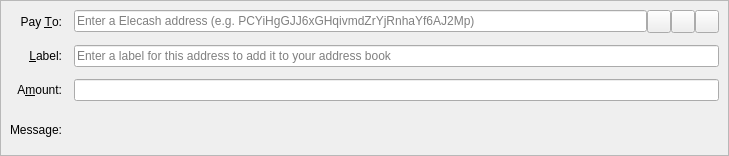
<?xml version="1.0" encoding="UTF-8"?>
<ui version="4.0">
 <class>SendCoinsEntry</class>
 <widget class="QStackedWidget" name="SendCoinsEntry">
  <property name="geometry">
   <rect>
    <x>0</x>
    <y>0</y>
    <width>729</width>
    <height>156</height>
   </rect>
  </property>
  <property name="focusPolicy">
   <enum>Qt::TabFocus</enum>
  </property>
  <property name="autoFillBackground">
   <bool>false</bool>
  </property>
  <widget class="QFrame" name="SendCoins">
   <property name="toolTip">
    <string>This is a normal payment.</string>
   </property>
   <property name="frameShape">
    <enum>QFrame::StyledPanel</enum>
   </property>
   <property name="frameShadow">
    <enum>QFrame::Sunken</enum>
   </property>
   <layout class="QGridLayout" name="gridLayout">
    <property name="spacing">
     <number>12</number>
    </property>
    <item row="0" column="0">
     <widget class="QLabel" name="payToLabel">
      <property name="text">
       <string>Pay &amp;To:</string>
      </property>
      <property name="alignment">
       <set>Qt::AlignRight|Qt::AlignTrailing|Qt::AlignVCenter</set>
      </property>
      <property name="buddy">
       <cstring>payTo</cstring>
      </property>
     </widget>
    </item>
    <item row="0" column="1">
     <layout class="QHBoxLayout" name="payToLayout">
      <property name="spacing">
       <number>0</number>
      </property>
      <item>
       <widget class="QValidatedLineEdit" name="payTo">
        <property name="toolTip">
         <string>The Elecash address to send the payment to</string>
        </property>
        <property name="inputMask">
         <string/>
        </property>
        <property name="placeholderText">
         <string>Enter a Elecash address (e.g. PCYiHgGJJ6xGHqivmdZrYjRnhaYf6AJ2Mp)</string>
        </property>
       </widget>
      </item>
      <item>
       <widget class="QToolButton" name="addressBookButton">
        <property name="toolTip">
         <string>Choose previously used address</string>
        </property>
        <property name="text">
         <string/>
        </property>
        <property name="icon">
         <iconset resource="../elecash.qrc">
          <normaloff>:/icons/address-book</normaloff>:/icons/address-book</iconset>
        </property>
        <property name="iconSize">
         <size>
          <width>16</width>
          <height>16</height>
         </size>
        </property>
        <property name="shortcut">
         <string>Alt+A</string>
        </property>
       </widget>
      </item>
      <item>
       <widget class="QToolButton" name="pasteButton">
        <property name="toolTip">
         <string>Paste address from clipboard</string>
        </property>
        <property name="text">
         <string/>
        </property>
        <property name="icon">
         <iconset resource="../elecash.qrc">
          <normaloff>:/icons/editpaste</normaloff>:/icons/editpaste</iconset>
        </property>
        <property name="shortcut">
         <string>Alt+P</string>
        </property>
       </widget>
      </item>
      <item>
       <widget class="QToolButton" name="deleteButton">
        <property name="toolTip">
         <string>Remove this entry</string>
        </property>
        <property name="text">
         <string/>
        </property>
        <property name="icon">
         <iconset resource="../elecash.qrc">
          <normaloff>:/icons/remove</normaloff>:/icons/remove</iconset>
        </property>
       </widget>
      </item>
     </layout>
    </item>
    <item row="1" column="0">
     <widget class="QLabel" name="labelLabel">
      <property name="text">
       <string>&amp;Label:</string>
      </property>
      <property name="alignment">
       <set>Qt::AlignRight|Qt::AlignTrailing|Qt::AlignVCenter</set>
      </property>
      <property name="buddy">
       <cstring>addAsLabel</cstring>
      </property>
     </widget>
    </item>
    <item row="1" column="1">
     <widget class="QLineEdit" name="addAsLabel">
      <property name="toolTip">
       <string>Enter a label for this address to add it to the list of used addresses</string>
      </property>
      <property name="inputMask">
       <string/>
      </property>
      <property name="placeholderText">
       <string>Enter a label for this address to add it to your address book</string>
      </property>
     </widget>
    </item>
    <item row="2" column="0">
     <widget class="QLabel" name="amountLabel">
      <property name="text">
       <string>A&amp;mount:</string>
      </property>
      <property name="alignment">
       <set>Qt::AlignRight|Qt::AlignTrailing|Qt::AlignVCenter</set>
      </property>
      <property name="buddy">
       <cstring>payAmount</cstring>
      </property>
     </widget>
    </item>
    <item row="2" column="1">
     <widget class="BitcoinAmountField" name="payAmount"/>
    </item>
    <item row="3" column="0">
     <widget class="QLabel" name="messageLabel">
      <property name="text">
       <string>Message:</string>
      </property>
      <property name="alignment">
       <set>Qt::AlignRight|Qt::AlignTrailing|Qt::AlignVCenter</set>
      </property>
     </widget>
    </item>
    <item row="3" column="1">
     <widget class="QLabel" name="messageTextLabel">
      <property name="toolTip">
       <string>A message that was attached to the Elecash: URI which will be stored with the transaction for your reference. Note: This message will not be sent over the Elecash network.</string>
      </property>
      <property name="textFormat">
       <enum>Qt::PlainText</enum>
      </property>
     </widget>
    </item>
   </layout>
  </widget>
  <widget class="QFrame" name="SendCoins_InsecurePaymentRequest">
   <property name="palette">
    <palette>
     <active>
      <colorrole role="WindowText">
       <brush brushstyle="SolidPattern">
        <color alpha="255">
         <red>0</red>
         <green>0</green>
         <blue>0</blue>
        </color>
       </brush>
      </colorrole>
      <colorrole role="Button">
       <brush brushstyle="SolidPattern">
        <color alpha="255">
         <red>255</red>
         <green>255</green>
         <blue>127</blue>
        </color>
       </brush>
      </colorrole>
      <colorrole role="Light">
       <brush brushstyle="SolidPattern">
        <color alpha="255">
         <red>255</red>
         <green>255</green>
         <blue>255</blue>
        </color>
       </brush>
      </colorrole>
      <colorrole role="Midlight">
       <brush brushstyle="SolidPattern">
        <color alpha="255">
         <red>255</red>
         <green>255</green>
         <blue>191</blue>
        </color>
       </brush>
      </colorrole>
      <colorrole role="Dark">
       <brush brushstyle="SolidPattern">
        <color alpha="255">
         <red>127</red>
         <green>127</green>
         <blue>63</blue>
        </color>
       </brush>
      </colorrole>
      <colorrole role="Mid">
       <brush brushstyle="SolidPattern">
        <color alpha="255">
         <red>170</red>
         <green>170</green>
         <blue>84</blue>
        </color>
       </brush>
      </colorrole>
      <colorrole role="Text">
       <brush brushstyle="SolidPattern">
        <color alpha="255">
         <red>0</red>
         <green>0</green>
         <blue>0</blue>
        </color>
       </brush>
      </colorrole>
      <colorrole role="BrightText">
       <brush brushstyle="SolidPattern">
        <color alpha="255">
         <red>255</red>
         <green>255</green>
         <blue>255</blue>
        </color>
       </brush>
      </colorrole>
      <colorrole role="ButtonText">
       <brush brushstyle="SolidPattern">
        <color alpha="255">
         <red>0</red>
         <green>0</green>
         <blue>0</blue>
        </color>
       </brush>
      </colorrole>
      <colorrole role="Base">
       <brush brushstyle="SolidPattern">
        <color alpha="255">
         <red>255</red>
         <green>255</green>
         <blue>255</blue>
        </color>
       </brush>
      </colorrole>
      <colorrole role="Window">
       <brush brushstyle="SolidPattern">
        <color alpha="255">
         <red>255</red>
         <green>255</green>
         <blue>127</blue>
        </color>
       </brush>
      </colorrole>
      <colorrole role="Shadow">
       <brush brushstyle="SolidPattern">
        <color alpha="255">
         <red>0</red>
         <green>0</green>
         <blue>0</blue>
        </color>
       </brush>
      </colorrole>
      <colorrole role="AlternateBase">
       <brush brushstyle="SolidPattern">
        <color alpha="255">
         <red>255</red>
         <green>255</green>
         <blue>191</blue>
        </color>
       </brush>
      </colorrole>
      <colorrole role="ToolTipBase">
       <brush brushstyle="SolidPattern">
        <color alpha="255">
         <red>255</red>
         <green>255</green>
         <blue>220</blue>
        </color>
       </brush>
      </colorrole>
      <colorrole role="ToolTipText">
       <brush brushstyle="SolidPattern">
        <color alpha="255">
         <red>0</red>
         <green>0</green>
         <blue>0</blue>
        </color>
       </brush>
      </colorrole>
     </active>
     <inactive>
      <colorrole role="WindowText">
       <brush brushstyle="SolidPattern">
        <color alpha="255">
         <red>0</red>
         <green>0</green>
         <blue>0</blue>
        </color>
       </brush>
      </colorrole>
      <colorrole role="Button">
       <brush brushstyle="SolidPattern">
        <color alpha="255">
         <red>255</red>
         <green>255</green>
         <blue>127</blue>
        </color>
       </brush>
      </colorrole>
      <colorrole role="Light">
       <brush brushstyle="SolidPattern">
        <color alpha="255">
         <red>255</red>
         <green>255</green>
         <blue>255</blue>
        </color>
       </brush>
      </colorrole>
      <colorrole role="Midlight">
       <brush brushstyle="SolidPattern">
        <color alpha="255">
         <red>255</red>
         <green>255</green>
         <blue>191</blue>
        </color>
       </brush>
      </colorrole>
      <colorrole role="Dark">
       <brush brushstyle="SolidPattern">
        <color alpha="255">
         <red>127</red>
         <green>127</green>
         <blue>63</blue>
        </color>
       </brush>
      </colorrole>
      <colorrole role="Mid">
       <brush brushstyle="SolidPattern">
        <color alpha="255">
         <red>170</red>
         <green>170</green>
         <blue>84</blue>
        </color>
       </brush>
      </colorrole>
      <colorrole role="Text">
       <brush brushstyle="SolidPattern">
        <color alpha="255">
         <red>0</red>
         <green>0</green>
         <blue>0</blue>
        </color>
       </brush>
      </colorrole>
      <colorrole role="BrightText">
       <brush brushstyle="SolidPattern">
        <color alpha="255">
         <red>255</red>
         <green>255</green>
         <blue>255</blue>
        </color>
       </brush>
      </colorrole>
      <colorrole role="ButtonText">
       <brush brushstyle="SolidPattern">
        <color alpha="255">
         <red>0</red>
         <green>0</green>
         <blue>0</blue>
        </color>
       </brush>
      </colorrole>
      <colorrole role="Base">
       <brush brushstyle="SolidPattern">
        <color alpha="255">
         <red>255</red>
         <green>255</green>
         <blue>255</blue>
        </color>
       </brush>
      </colorrole>
      <colorrole role="Window">
       <brush brushstyle="SolidPattern">
        <color alpha="255">
         <red>255</red>
         <green>255</green>
         <blue>127</blue>
        </color>
       </brush>
      </colorrole>
      <colorrole role="Shadow">
       <brush brushstyle="SolidPattern">
        <color alpha="255">
         <red>0</red>
         <green>0</green>
         <blue>0</blue>
        </color>
       </brush>
      </colorrole>
      <colorrole role="AlternateBase">
       <brush brushstyle="SolidPattern">
        <color alpha="255">
         <red>255</red>
         <green>255</green>
         <blue>191</blue>
        </color>
       </brush>
      </colorrole>
      <colorrole role="ToolTipBase">
       <brush brushstyle="SolidPattern">
        <color alpha="255">
         <red>255</red>
         <green>255</green>
         <blue>220</blue>
        </color>
       </brush>
      </colorrole>
      <colorrole role="ToolTipText">
       <brush brushstyle="SolidPattern">
        <color alpha="255">
         <red>0</red>
         <green>0</green>
         <blue>0</blue>
        </color>
       </brush>
      </colorrole>
     </inactive>
     <disabled>
      <colorrole role="WindowText">
       <brush brushstyle="SolidPattern">
        <color alpha="255">
         <red>127</red>
         <green>127</green>
         <blue>63</blue>
        </color>
       </brush>
      </colorrole>
      <colorrole role="Button">
       <brush brushstyle="SolidPattern">
        <color alpha="255">
         <red>255</red>
         <green>255</green>
         <blue>127</blue>
        </color>
       </brush>
      </colorrole>
      <colorrole role="Light">
       <brush brushstyle="SolidPattern">
        <color alpha="255">
         <red>255</red>
         <green>255</green>
         <blue>255</blue>
        </color>
       </brush>
      </colorrole>
      <colorrole role="Midlight">
       <brush brushstyle="SolidPattern">
        <color alpha="255">
         <red>255</red>
         <green>255</green>
         <blue>191</blue>
        </color>
       </brush>
      </colorrole>
      <colorrole role="Dark">
       <brush brushstyle="SolidPattern">
        <color alpha="255">
         <red>127</red>
         <green>127</green>
         <blue>63</blue>
        </color>
       </brush>
      </colorrole>
      <colorrole role="Mid">
       <brush brushstyle="SolidPattern">
        <color alpha="255">
         <red>170</red>
         <green>170</green>
         <blue>84</blue>
        </color>
       </brush>
      </colorrole>
      <colorrole role="Text">
       <brush brushstyle="SolidPattern">
        <color alpha="255">
         <red>127</red>
         <green>127</green>
         <blue>63</blue>
        </color>
       </brush>
      </colorrole>
      <colorrole role="BrightText">
       <brush brushstyle="SolidPattern">
        <color alpha="255">
         <red>255</red>
         <green>255</green>
         <blue>255</blue>
        </color>
       </brush>
      </colorrole>
      <colorrole role="ButtonText">
       <brush brushstyle="SolidPattern">
        <color alpha="255">
         <red>127</red>
         <green>127</green>
         <blue>63</blue>
        </color>
       </brush>
      </colorrole>
      <colorrole role="Base">
       <brush brushstyle="SolidPattern">
        <color alpha="255">
         <red>255</red>
         <green>255</green>
         <blue>127</blue>
        </color>
       </brush>
      </colorrole>
      <colorrole role="Window">
       <brush brushstyle="SolidPattern">
        <color alpha="255">
         <red>255</red>
         <green>255</green>
         <blue>127</blue>
        </color>
       </brush>
      </colorrole>
      <colorrole role="Shadow">
       <brush brushstyle="SolidPattern">
        <color alpha="255">
         <red>0</red>
         <green>0</green>
         <blue>0</blue>
        </color>
       </brush>
      </colorrole>
      <colorrole role="AlternateBase">
       <brush brushstyle="SolidPattern">
        <color alpha="255">
         <red>255</red>
         <green>255</green>
         <blue>127</blue>
        </color>
       </brush>
      </colorrole>
      <colorrole role="ToolTipBase">
       <brush brushstyle="SolidPattern">
        <color alpha="255">
         <red>255</red>
         <green>255</green>
         <blue>220</blue>
        </color>
       </brush>
      </colorrole>
      <colorrole role="ToolTipText">
       <brush brushstyle="SolidPattern">
        <color alpha="255">
         <red>0</red>
         <green>0</green>
         <blue>0</blue>
        </color>
       </brush>
      </colorrole>
     </disabled>
    </palette>
   </property>
   <property name="toolTip">
    <string>This is an unverified payment request.</string>
   </property>
   <property name="autoFillBackground">
    <bool>true</bool>
   </property>
   <property name="frameShape">
    <enum>QFrame::StyledPanel</enum>
   </property>
   <property name="frameShadow">
    <enum>QFrame::Sunken</enum>
   </property>
   <layout class="QGridLayout" name="gridLayout_is">
    <property name="spacing">
     <number>12</number>
    </property>
    <item row="0" column="0">
     <widget class="QLabel" name="payToLabel_is">
      <property name="text">
       <string>Pay To:</string>
      </property>
      <property name="alignment">
       <set>Qt::AlignRight|Qt::AlignTrailing|Qt::AlignVCenter</set>
      </property>
     </widget>
    </item>
    <item row="0" column="1">
     <layout class="QHBoxLayout" name="payToLayout_is">
      <property name="spacing">
       <number>0</number>
      </property>
      <item>
       <widget class="QLabel" name="payTo_is"/>
      </item>
      <item>
       <widget class="QToolButton" name="deleteButton_is">
        <property name="toolTip">
         <string>Remove this entry</string>
        </property>
        <property name="text">
         <string/>
        </property>
        <property name="icon">
         <iconset resource="../elecash.qrc">
          <normaloff>:/icons/remove</normaloff>:/icons/remove</iconset>
        </property>
       </widget>
      </item>
     </layout>
    </item>
    <item row="1" column="0">
     <widget class="QLabel" name="memoLabel_is">
      <property name="text">
       <string>Memo:</string>
      </property>
      <property name="alignment">
       <set>Qt::AlignRight|Qt::AlignTrailing|Qt::AlignVCenter</set>
      </property>
     </widget>
    </item>
    <item row="1" column="1">
     <widget class="QLabel" name="memoTextLabel_is">
      <property name="textFormat">
       <enum>Qt::PlainText</enum>
      </property>
     </widget>
    </item>
    <item row="2" column="0">
     <widget class="QLabel" name="amountLabel_is">
      <property name="text">
       <string>A&amp;mount:</string>
      </property>
      <property name="alignment">
       <set>Qt::AlignRight|Qt::AlignTrailing|Qt::AlignVCenter</set>
      </property>
      <property name="buddy">
       <cstring>payAmount_is</cstring>
      </property>
     </widget>
    </item>
    <item row="2" column="1">
     <widget class="BitcoinAmountField" name="payAmount_is">
      <property name="acceptDrops">
       <bool>false</bool>
      </property>
     </widget>
    </item>
   </layout>
  </widget>
  <widget class="QFrame" name="SendCoins_SecurePaymentRequest">
   <property name="palette">
    <palette>
     <active>
      <colorrole role="WindowText">
       <brush brushstyle="SolidPattern">
        <color alpha="255">
         <red>0</red>
         <green>0</green>
         <blue>0</blue>
        </color>
       </brush>
      </colorrole>
      <colorrole role="Button">
       <brush brushstyle="SolidPattern">
        <color alpha="255">
         <red>140</red>
         <green>232</green>
         <blue>119</blue>
        </color>
       </brush>
      </colorrole>
      <colorrole role="Light">
       <brush brushstyle="SolidPattern">
        <color alpha="255">
         <red>230</red>
         <green>255</green>
         <blue>224</blue>
        </color>
       </brush>
      </colorrole>
      <colorrole role="Midlight">
       <brush brushstyle="SolidPattern">
        <color alpha="255">
         <red>185</red>
         <green>243</green>
         <blue>171</blue>
        </color>
       </brush>
      </colorrole>
      <colorrole role="Dark">
       <brush brushstyle="SolidPattern">
        <color alpha="255">
         <red>70</red>
         <green>116</green>
         <blue>59</blue>
        </color>
       </brush>
      </colorrole>
      <colorrole role="Mid">
       <brush brushstyle="SolidPattern">
        <color alpha="255">
         <red>93</red>
         <green>155</green>
         <blue>79</blue>
        </color>
       </brush>
      </colorrole>
      <colorrole role="Text">
       <brush brushstyle="SolidPattern">
        <color alpha="255">
         <red>0</red>
         <green>0</green>
         <blue>0</blue>
        </color>
       </brush>
      </colorrole>
      <colorrole role="BrightText">
       <brush brushstyle="SolidPattern">
        <color alpha="255">
         <red>155</red>
         <green>255</green>
         <blue>147</blue>
        </color>
       </brush>
      </colorrole>
      <colorrole role="ButtonText">
       <brush brushstyle="SolidPattern">
        <color alpha="255">
         <red>0</red>
         <green>0</green>
         <blue>0</blue>
        </color>
       </brush>
      </colorrole>
      <colorrole role="Base">
       <brush brushstyle="SolidPattern">
        <color alpha="255">
         <red>119</red>
         <green>255</green>
         <blue>233</blue>
        </color>
       </brush>
      </colorrole>
      <colorrole role="Window">
       <brush brushstyle="SolidPattern">
        <color alpha="255">
         <red>140</red>
         <green>232</green>
         <blue>119</blue>
        </color>
       </brush>
      </colorrole>
      <colorrole role="Shadow">
       <brush brushstyle="SolidPattern">
        <color alpha="255">
         <red>0</red>
         <green>0</green>
         <blue>0</blue>
        </color>
       </brush>
      </colorrole>
      <colorrole role="AlternateBase">
       <brush brushstyle="SolidPattern">
        <color alpha="255">
         <red>197</red>
         <green>243</green>
         <blue>187</blue>
        </color>
       </brush>
      </colorrole>
      <colorrole role="NoRole">
       <brush brushstyle="SolidPattern">
        <color alpha="255">
         <red>125</red>
         <green>194</green>
         <blue>122</blue>
        </color>
       </brush>
      </colorrole>
      <colorrole role="ToolTipBase">
       <brush brushstyle="SolidPattern">
        <color alpha="255">
         <red>255</red>
         <green>255</green>
         <blue>220</blue>
        </color>
       </brush>
      </colorrole>
      <colorrole role="ToolTipText">
       <brush brushstyle="SolidPattern">
        <color alpha="255">
         <red>0</red>
         <green>0</green>
         <blue>0</blue>
        </color>
       </brush>
      </colorrole>
     </active>
     <inactive>
      <colorrole role="WindowText">
       <brush brushstyle="SolidPattern">
        <color alpha="255">
         <red>0</red>
         <green>0</green>
         <blue>0</blue>
        </color>
       </brush>
      </colorrole>
      <colorrole role="Button">
       <brush brushstyle="SolidPattern">
        <color alpha="255">
         <red>140</red>
         <green>232</green>
         <blue>119</blue>
        </color>
       </brush>
      </colorrole>
      <colorrole role="Light">
       <brush brushstyle="SolidPattern">
        <color alpha="255">
         <red>230</red>
         <green>255</green>
         <blue>224</blue>
        </color>
       </brush>
      </colorrole>
      <colorrole role="Midlight">
       <brush brushstyle="SolidPattern">
        <color alpha="255">
         <red>185</red>
         <green>243</green>
         <blue>171</blue>
        </color>
       </brush>
      </colorrole>
      <colorrole role="Dark">
       <brush brushstyle="SolidPattern">
        <color alpha="255">
         <red>70</red>
         <green>116</green>
         <blue>59</blue>
        </color>
       </brush>
      </colorrole>
      <colorrole role="Mid">
       <brush brushstyle="SolidPattern">
        <color alpha="255">
         <red>93</red>
         <green>155</green>
         <blue>79</blue>
        </color>
       </brush>
      </colorrole>
      <colorrole role="Text">
       <brush brushstyle="SolidPattern">
        <color alpha="255">
         <red>0</red>
         <green>0</green>
         <blue>0</blue>
        </color>
       </brush>
      </colorrole>
      <colorrole role="BrightText">
       <brush brushstyle="SolidPattern">
        <color alpha="255">
         <red>155</red>
         <green>255</green>
         <blue>147</blue>
        </color>
       </brush>
      </colorrole>
      <colorrole role="ButtonText">
       <brush brushstyle="SolidPattern">
        <color alpha="255">
         <red>0</red>
         <green>0</green>
         <blue>0</blue>
        </color>
       </brush>
      </colorrole>
      <colorrole role="Base">
       <brush brushstyle="SolidPattern">
        <color alpha="255">
         <red>119</red>
         <green>255</green>
         <blue>233</blue>
        </color>
       </brush>
      </colorrole>
      <colorrole role="Window">
       <brush brushstyle="SolidPattern">
        <color alpha="255">
         <red>140</red>
         <green>232</green>
         <blue>119</blue>
        </color>
       </brush>
      </colorrole>
      <colorrole role="Shadow">
       <brush brushstyle="SolidPattern">
        <color alpha="255">
         <red>0</red>
         <green>0</green>
         <blue>0</blue>
        </color>
       </brush>
      </colorrole>
      <colorrole role="AlternateBase">
       <brush brushstyle="SolidPattern">
        <color alpha="255">
         <red>197</red>
         <green>243</green>
         <blue>187</blue>
        </color>
       </brush>
      </colorrole>
      <colorrole role="NoRole">
       <brush brushstyle="SolidPattern">
        <color alpha="255">
         <red>125</red>
         <green>194</green>
         <blue>122</blue>
        </color>
       </brush>
      </colorrole>
      <colorrole role="ToolTipBase">
       <brush brushstyle="SolidPattern">
        <color alpha="255">
         <red>255</red>
         <green>255</green>
         <blue>220</blue>
        </color>
       </brush>
      </colorrole>
      <colorrole role="ToolTipText">
       <brush brushstyle="SolidPattern">
        <color alpha="255">
         <red>0</red>
         <green>0</green>
         <blue>0</blue>
        </color>
       </brush>
      </colorrole>
     </inactive>
     <disabled>
      <colorrole role="WindowText">
       <brush brushstyle="SolidPattern">
        <color alpha="255">
         <red>70</red>
         <green>116</green>
         <blue>59</blue>
        </color>
       </brush>
      </colorrole>
      <colorrole role="Button">
       <brush brushstyle="SolidPattern">
        <color alpha="255">
         <red>140</red>
         <green>232</green>
         <blue>119</blue>
        </color>
       </brush>
      </colorrole>
      <colorrole role="Light">
       <brush brushstyle="SolidPattern">
        <color alpha="255">
         <red>230</red>
         <green>255</green>
         <blue>224</blue>
        </color>
       </brush>
      </colorrole>
      <colorrole role="Midlight">
       <brush brushstyle="SolidPattern">
        <color alpha="255">
         <red>185</red>
         <green>243</green>
         <blue>171</blue>
        </color>
       </brush>
      </colorrole>
      <colorrole role="Dark">
       <brush brushstyle="SolidPattern">
        <color alpha="255">
         <red>70</red>
         <green>116</green>
         <blue>59</blue>
        </color>
       </brush>
      </colorrole>
      <colorrole role="Mid">
       <brush brushstyle="SolidPattern">
        <color alpha="255">
         <red>93</red>
         <green>155</green>
         <blue>79</blue>
        </color>
       </brush>
      </colorrole>
      <colorrole role="Text">
       <brush brushstyle="SolidPattern">
        <color alpha="255">
         <red>70</red>
         <green>116</green>
         <blue>59</blue>
        </color>
       </brush>
      </colorrole>
      <colorrole role="BrightText">
       <brush brushstyle="SolidPattern">
        <color alpha="255">
         <red>155</red>
         <green>255</green>
         <blue>147</blue>
        </color>
       </brush>
      </colorrole>
      <colorrole role="ButtonText">
       <brush brushstyle="SolidPattern">
        <color alpha="255">
         <red>70</red>
         <green>116</green>
         <blue>59</blue>
        </color>
       </brush>
      </colorrole>
      <colorrole role="Base">
       <brush brushstyle="SolidPattern">
        <color alpha="255">
         <red>140</red>
         <green>232</green>
         <blue>119</blue>
        </color>
       </brush>
      </colorrole>
      <colorrole role="Window">
       <brush brushstyle="SolidPattern">
        <color alpha="255">
         <red>140</red>
         <green>232</green>
         <blue>119</blue>
        </color>
       </brush>
      </colorrole>
      <colorrole role="Shadow">
       <brush brushstyle="SolidPattern">
        <color alpha="255">
         <red>0</red>
         <green>0</green>
         <blue>0</blue>
        </color>
       </brush>
      </colorrole>
      <colorrole role="AlternateBase">
       <brush brushstyle="SolidPattern">
        <color alpha="255">
         <red>140</red>
         <green>232</green>
         <blue>119</blue>
        </color>
       </brush>
      </colorrole>
      <colorrole role="NoRole">
       <brush brushstyle="SolidPattern">
        <color alpha="255">
         <red>125</red>
         <green>194</green>
         <blue>122</blue>
        </color>
       </brush>
      </colorrole>
      <colorrole role="ToolTipBase">
       <brush brushstyle="SolidPattern">
        <color alpha="255">
         <red>255</red>
         <green>255</green>
         <blue>220</blue>
        </color>
       </brush>
      </colorrole>
      <colorrole role="ToolTipText">
       <brush brushstyle="SolidPattern">
        <color alpha="255">
         <red>0</red>
         <green>0</green>
         <blue>0</blue>
        </color>
       </brush>
      </colorrole>
     </disabled>
    </palette>
   </property>
   <property name="toolTip">
    <string>This is a verified payment request.</string>
   </property>
   <property name="autoFillBackground">
    <bool>true</bool>
   </property>
   <property name="frameShape">
    <enum>QFrame::StyledPanel</enum>
   </property>
   <property name="frameShadow">
    <enum>QFrame::Sunken</enum>
   </property>
   <layout class="QGridLayout" name="gridLayout_s">
    <property name="spacing">
     <number>12</number>
    </property>
    <item row="0" column="0">
     <widget class="QLabel" name="payToLabel_s">
      <property name="text">
       <string>Pay To:</string>
      </property>
      <property name="alignment">
       <set>Qt::AlignRight|Qt::AlignTrailing|Qt::AlignVCenter</set>
      </property>
     </widget>
    </item>
    <item row="0" column="1">
     <layout class="QHBoxLayout" name="payToLayout_s">
      <property name="spacing">
       <number>0</number>
      </property>
      <item>
       <widget class="QLabel" name="payTo_s">
        <property name="textFormat">
         <enum>Qt::PlainText</enum>
        </property>
       </widget>
      </item>
      <item>
       <widget class="QToolButton" name="deleteButton_s">
        <property name="toolTip">
         <string>Remove this entry</string>
        </property>
        <property name="text">
         <string/>
        </property>
        <property name="icon">
         <iconset resource="../elecash.qrc">
          <normaloff>:/icons/remove</normaloff>:/icons/remove</iconset>
        </property>
       </widget>
      </item>
     </layout>
    </item>
    <item row="1" column="0">
     <widget class="QLabel" name="memoLabel_s">
      <property name="text">
       <string>Memo:</string>
      </property>
      <property name="alignment">
       <set>Qt::AlignRight|Qt::AlignTrailing|Qt::AlignVCenter</set>
      </property>
     </widget>
    </item>
    <item row="1" column="1">
     <widget class="QLabel" name="memoTextLabel_s">
      <property name="textFormat">
       <enum>Qt::PlainText</enum>
      </property>
     </widget>
    </item>
    <item row="2" column="0">
     <widget class="QLabel" name="amountLabel_s">
      <property name="text">
       <string>A&amp;mount:</string>
      </property>
      <property name="alignment">
       <set>Qt::AlignRight|Qt::AlignTrailing|Qt::AlignVCenter</set>
      </property>
      <property name="buddy">
       <cstring>payAmount_s</cstring>
      </property>
     </widget>
    </item>
    <item row="2" column="1">
     <widget class="BitcoinAmountField" name="payAmount_s">
      <property name="acceptDrops">
       <bool>false</bool>
      </property>
     </widget>
    </item>
   </layout>
  </widget>
 </widget>
 <customwidgets>
  <customwidget>
   <class>QValidatedLineEdit</class>
   <extends>QLineEdit</extends>
   <header>qvalidatedlineedit.h</header>
  </customwidget>
  <customwidget>
   <class>BitcoinAmountField</class>
   <extends>QLineEdit</extends>
   <header>bitcoinamountfield.h</header>
   <container>1</container>
  </customwidget>
 </customwidgets>
 <tabstops>
  <tabstop>payTo</tabstop>
  <tabstop>addressBookButton</tabstop>
  <tabstop>pasteButton</tabstop>
  <tabstop>deleteButton</tabstop>
  <tabstop>addAsLabel</tabstop>
  <tabstop>payAmount</tabstop>
  <tabstop>payAmount_is</tabstop>
  <tabstop>deleteButton_is</tabstop>
  <tabstop>payAmount_s</tabstop>
  <tabstop>deleteButton_s</tabstop>
 </tabstops>
 <resources>
  <include location="../elecash.qrc"/>
 </resources>
 <connections/>
</ui>
